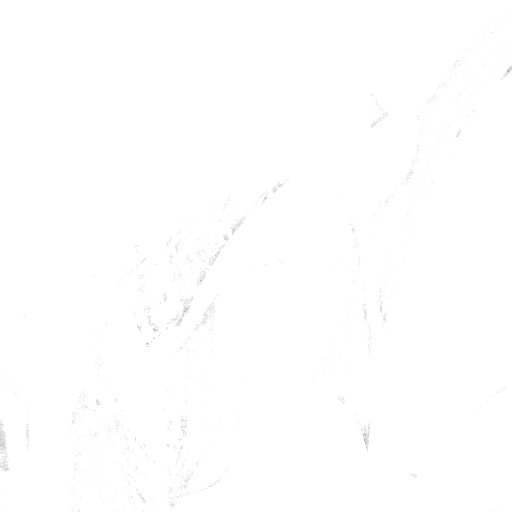
#> input picture out_image.png, 512 x 512 px, found by its file name
$ python abrir_imagem_sistemas.py
#> lines starting #> are read from the running program, lines starting #| are printed output that depends on the picture
#> further down, img is the input picture: PIL image 512x512 RGB; min 153, max 255, mean 254.7
from PIL import Image, ImageDraw, ImageFilter
import numpy as np

# Função para encontrar as cores predominantes
# Function to find the dominant colors
def get_dominant_colors(image, k=2):
#> called with k = 2
    small_image = image.resize((50, 50), Image.Resampling.LANCZOS)
    result = small_image.convert('P', palette=Image.Palette.ADAPTIVE, colors=k)
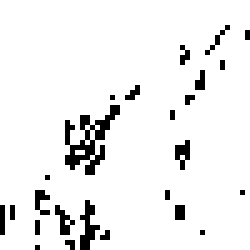
#> result: PIL image 50x50 P (shown 5 times larger); values 252 (black) and 255 (white), 93.2% white; black in thin lines or dots
    result = result.convert('RGB')
    palette = result.getcolors(50 * 50)
#> palette = [(2329, (255, 255, 255)), (171, (252, 252, 252))]
    palette = sorted(palette, key=lambda t: t[0], reverse=True)
    dominant_colors = [color for count, color in palette[:k]]
#> dominant_colors = [(255, 255, 255), (252, 252, 252)]
    return dominant_colors

# Função para criar um degradê radial, com as cores selecionadas
# Function to create a radial gradient with the selected colors
def create_radial_gradient(width, height, start_color, end_color):
    center_x, center_y = width // 2, height // 2
    max_radius = np.sqrt(center_x**2 + center_y**2)
    gradient = Image.new('RGB', (width, height), start_color)
    for y in range(height):
        for x in range(width):
            distance_to_center = np.sqrt((x - center_x)**2 + (y - center_y)**2)
            blend_factor = min(distance_to_center / max_radius, 1)
            r = int(start_color[0] * (1 - blend_factor) + end_color[0] * blend_factor)
            g = int(start_color[1] * (1 - blend_factor) + end_color[1] * blend_factor)
            b = int(start_color[2] * (1 - blend_factor) + end_color[2] * blend_factor)
            gradient.putpixel((x, y), (r, g, b))
    return gradient

# Abrir a imagem original
# Open the original image
img = Image.open("out_image.png")

# Calcular as cores predominantes
# Calculate the dominant colors
dominant_colors = get_dominant_colors(img)
#> dominant_colors = [(255, 255, 255), (252, 252, 252)]
start_color = dominant_colors[0]
#> start_color = (255, 255, 255)
end_color = dominant_colors[1] if len(dominant_colors) > 1 else dominant_colors[0]
#> end_color = (252, 252, 252)

# Redimensionar a imagem mantendo a proporção
# Resize the image keeping the aspect ratio
img.thumbnail((1450, 700), Image.Resampling.LANCZOS)

# Criar um fundo com degradê radial
# Create a background with radial gradient
background = create_radial_gradient(1450, 700, start_color, end_color)
#> in create_radial_gradient, `gradient = Image.new('RGB', (width, height), start_color)`: gradient: PIL image 1450x700 RGB; every value is 255

# Calcular a posição para centralizar a imagem redimensionada
# Calculate the position to center the resized image
x_offset = (1450 - img.width) // 2
#> x_offset = 469
y_offset = (700 - img.height) // 2
#> y_offset = 94

# Colar a imagem redimensionada no fundo
# Copy the resized image to the background
background.paste(img, (x_offset, y_offset))

# Mostrar a imagem final
# Show the final image
background.show()
